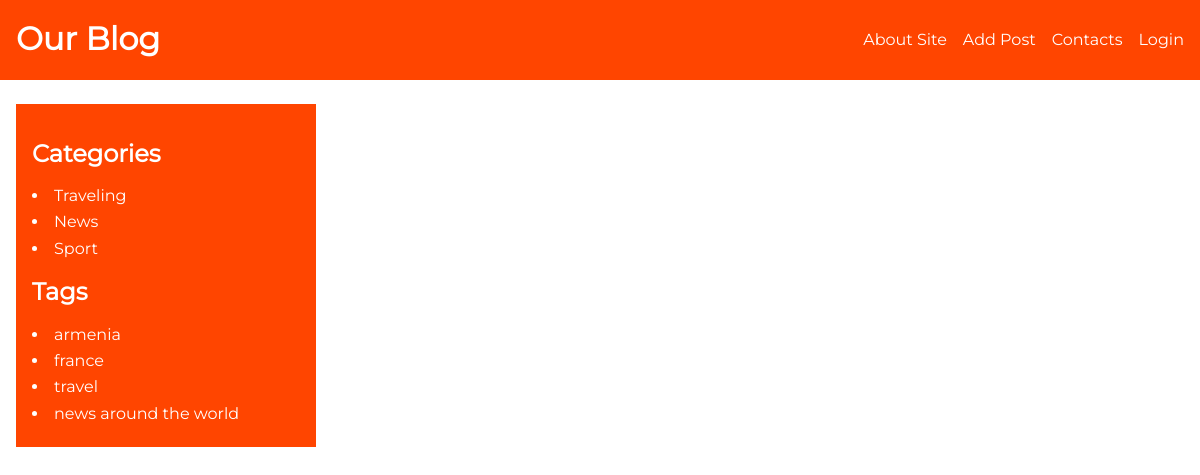
The page /about/ on the database its author committed.
### blog/models.py (models this page shows, shortened)
class Category(models.Model):
	name = models.CharField(max_length=255, db_index=True)
	slug = models.SlugField(max_length=255, unique=True, db_index=True)
	def get_absolute_url(self):
		return reverse("category", kwargs={"cat_slug": self.slug})

class ArticleTags(models.Model):
	tag = models.CharField(max_length=255, db_index=True)
	slug = models.SlugField(max_length=255, unique=True, db_index=True)
	def get_absolute_url(self):
		return reverse("tag", kwargs={"tag_slug": self.slug})

### blog/views.py (the view)
# urls.py: path("about/", views.about, name="about"),
def about(request):
	return render(request, "blog/about.html", {"title": "About Page"})

### blog/context.py (called while the page is built)
def menu_context(request):
	return {
		"menu": [
			{
				"link_title": "About Site",
				"link_url": "about"
			},
			{
				"link_title": "Add Post",
				"link_url": "add_post"
			},
			{
				"link_title": "Contacts",
				"link_url": "contacts"
			},
			{
				"link_title": "Login",
				"link_url": "login"
			},
		],
	}

### blog/templatetags/blog_tags.py (called while the page is built)
@register.inclusion_tag("blog/includes/categories.html")
def show_categories(cat_selected=0):
	cats = Category.objects.all()
	return {"cats": cats, "cat_selected": cat_selected}

@register.inclusion_tag("blog/includes/tags.html")
def show_tags():
	return {"tags": ArticleTags.objects.all()}

### blog/templates/blog/about.html (shortened to what this page needs)
{% extends "base.html" %}

### blog/templates/blog/includes/categories.html
<h2>Categories</h2>
<ul class="categories">
    {% for cat in cats %}
        {% if cat.id == cat_selected %}
            <li class="active_cat">{{cat.name}}</li>
        {% else %}
            <li>
                <a class="category_item" href="{{ cat.get_absolute_url }}">{{cat.name}}</a>
            </li>
        {% endif %}
    {% endfor %}
</ul>

### blog/templates/blog/includes/tags.html
{% if tags %}
<h2>Tags</h2>
<ul class="tags">
    {% for tag in tags %}
    <li>
        <a class="category_item" href="{{ tag.get_absolute_url }}">{{tag.tag}}</a>
    </li>
    {% endfor %}
</ul>
{% endif %}

### blog/static/blog/css/style.css (style rules this page uses)
* { box-sizing: border-box; }
html { line-height: 1.15; -webkit-text-size-adjust: 100%; }
body { margin: 0; }
a { background-color: transparent; }
ul { padding: 0; }
body { font-family: "m-regular", arial, serif; }

### rows shown on the page
Category: name "Traveling"
Category: name "News"
Category: name "Sport"
ArticleTags: tag "armenia"
ArticleTags: tag "france"
ArticleTags: tag "travel"
ArticleTags: tag "news around the world"

### other values the page prints
{{ m.link_title }} "About Site" "Add Post" "Contacts" "Login"
